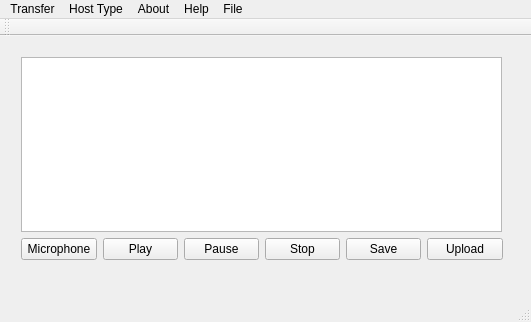
<?xml version="1.0" encoding="UTF-8"?>
<ui version="4.0">
 <class>MainWindow</class>
 <widget class="QMainWindow" name="MainWindow">
  <property name="geometry">
   <rect>
    <x>0</x>
    <y>0</y>
    <width>531</width>
    <height>322</height>
   </rect>
  </property>
  <property name="windowTitle">
   <string>MainWindow</string>
  </property>
  <widget class="QWidget" name="centralWidget">
   <widget class="QWidget" name="">
    <property name="geometry">
     <rect>
      <x>10</x>
      <y>10</y>
      <width>503</width>
      <height>225</height>
     </rect>
    </property>
    <layout class="QGridLayout" name="gridLayout_2">
     <item row="0" column="0">
      <widget class="QListWidget" name="listWidget"/>
     </item>
     <item row="1" column="0">
      <layout class="QGridLayout" name="gridLayout">
       <item row="0" column="0">
        <widget class="QPushButton" name="pushButton">
         <property name="text">
          <string>Microphone</string>
         </property>
        </widget>
       </item>
       <item row="0" column="1">
        <spacer name="horizontalSpacer">
         <property name="orientation">
          <enum>Qt::Horizontal</enum>
         </property>
         <property name="sizeHint" stdset="0">
          <size>
           <width>13</width>
           <height>20</height>
          </size>
         </property>
        </spacer>
       </item>
       <item row="0" column="2">
        <widget class="QPushButton" name="pushButton_2">
         <property name="text">
          <string>Play</string>
         </property>
        </widget>
       </item>
       <item row="0" column="3">
        <widget class="QPushButton" name="pushButton_3">
         <property name="text">
          <string>Pause</string>
         </property>
        </widget>
       </item>
       <item row="0" column="4">
        <widget class="QPushButton" name="pushButton_4">
         <property name="text">
          <string>Stop</string>
         </property>
        </widget>
       </item>
       <item row="0" column="5">
        <widget class="QPushButton" name="saveBtn">
         <property name="text">
          <string>Save</string>
         </property>
        </widget>
       </item>
       <item row="0" column="6">
        <widget class="QPushButton" name="pushButton_6">
         <property name="text">
          <string>Upload</string>
         </property>
        </widget>
       </item>
      </layout>
     </item>
    </layout>
   </widget>
  </widget>
  <widget class="QMenuBar" name="menuBar">
   <property name="geometry">
    <rect>
     <x>0</x>
     <y>0</y>
     <width>531</width>
     <height>21</height>
    </rect>
   </property>
   <widget class="QMenu" name="menuFile">
    <property name="title">
     <string>File</string>
    </property>
    <addaction name="actionExit"/>
   </widget>
   <widget class="QMenu" name="menuMode">
    <property name="title">
     <string>Host Type</string>
    </property>
    <addaction name="actionServer"/>
    <addaction name="actionClient"/>
   </widget>
   <widget class="QMenu" name="menuTransfer">
    <property name="title">
     <string>Transfer</string>
    </property>
    <addaction name="actionConnect"/>
    <addaction name="actionDisconnect"/>
    <addaction name="actionSettings"/>
   </widget>
   <widget class="QMenu" name="menuAbout">
    <property name="title">
     <string>About</string>
    </property>
   </widget>
   <widget class="QMenu" name="menuHelp">
    <property name="title">
     <string>Help</string>
    </property>
   </widget>
   <addaction name="menuTransfer"/>
   <addaction name="menuMode"/>
   <addaction name="menuAbout"/>
   <addaction name="menuHelp"/>
   <addaction name="menuFile"/>
  </widget>
  <widget class="QToolBar" name="mainToolBar">
   <attribute name="toolBarArea">
    <enum>TopToolBarArea</enum>
   </attribute>
   <attribute name="toolBarBreak">
    <bool>false</bool>
   </attribute>
  </widget>
  <widget class="QStatusBar" name="statusBar"/>
  <action name="actionExit">
   <property name="text">
    <string>Exit</string>
   </property>
  </action>
  <action name="actionServer">
   <property name="checkable">
    <bool>true</bool>
   </property>
   <property name="text">
    <string>Server</string>
   </property>
  </action>
  <action name="actionClient">
   <property name="checkable">
    <bool>true</bool>
   </property>
   <property name="text">
    <string>Client</string>
   </property>
  </action>
  <action name="actionConnect">
   <property name="text">
    <string>Connect</string>
   </property>
  </action>
  <action name="actionDisconnect">
   <property name="text">
    <string>Disconnect</string>
   </property>
  </action>
  <action name="actionSettings">
   <property name="text">
    <string>Settings</string>
   </property>
  </action>
 </widget>
 <layoutdefault spacing="6" margin="11"/>
 <resources/>
 <connections/>
</ui>
